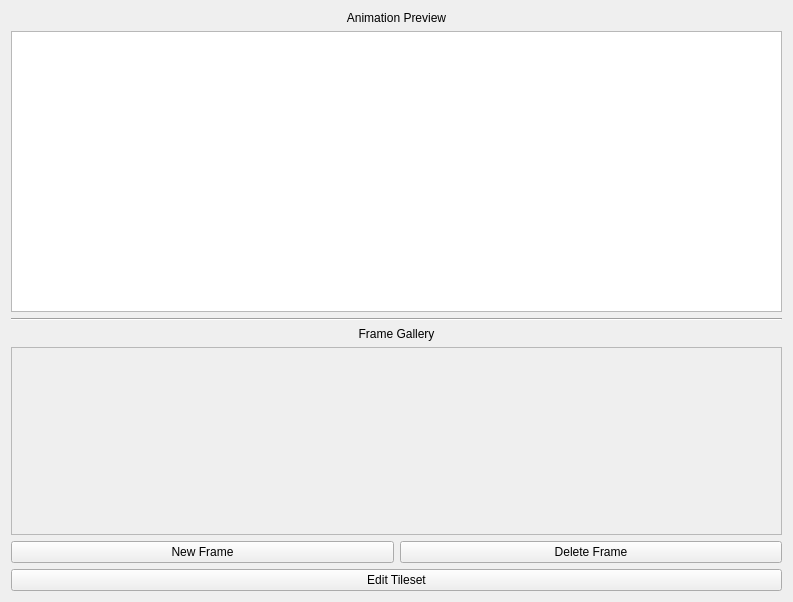
<?xml version="1.0" encoding="UTF-8"?>
<ui version="4.0">
 <class>AnimationEditor</class>
 <widget class="QWidget" name="AnimationEditor">
  <property name="geometry">
   <rect>
    <x>0</x>
    <y>0</y>
    <width>793</width>
    <height>602</height>
   </rect>
  </property>
  <property name="windowTitle">
   <string>Form</string>
  </property>
  <layout class="QGridLayout" name="gridLayout">
   <item row="2" column="0" colspan="2">
    <widget class="Line" name="line">
     <property name="orientation">
      <enum>Qt::Horizontal</enum>
     </property>
    </widget>
   </item>
   <item row="1" column="0" colspan="2">
    <widget class="AnimationPreview" name="m_animationPreview">
     <property name="sizePolicy">
      <sizepolicy hsizetype="Expanding" vsizetype="Expanding">
       <horstretch>0</horstretch>
       <verstretch>3</verstretch>
      </sizepolicy>
     </property>
    </widget>
   </item>
   <item row="3" column="0" colspan="2">
    <widget class="QLabel" name="m_frameGalleryLabel">
     <property name="text">
      <string>Frame Gallery</string>
     </property>
     <property name="alignment">
      <set>Qt::AlignCenter</set>
     </property>
    </widget>
   </item>
   <item row="5" column="0">
    <widget class="QPushButton" name="m_newFrameButton">
     <property name="text">
      <string>New Frame</string>
     </property>
    </widget>
   </item>
   <item row="6" column="0" colspan="2">
    <widget class="QPushButton" name="m_editTilesetButton">
     <property name="text">
      <string>Edit Tileset</string>
     </property>
    </widget>
   </item>
   <item row="5" column="1">
    <widget class="QPushButton" name="m_deleteFrameButton">
     <property name="text">
      <string>Delete Frame</string>
     </property>
    </widget>
   </item>
   <item row="0" column="0" colspan="2">
    <widget class="QLabel" name="m_animationPreviewLabel">
     <property name="text">
      <string>Animation Preview</string>
     </property>
     <property name="alignment">
      <set>Qt::AlignCenter</set>
     </property>
    </widget>
   </item>
   <item row="4" column="0" colspan="2">
    <widget class="QScrollArea" name="scrollArea">
     <property name="sizePolicy">
      <sizepolicy hsizetype="Expanding" vsizetype="Expanding">
       <horstretch>0</horstretch>
       <verstretch>2</verstretch>
      </sizepolicy>
     </property>
     <property name="widgetResizable">
      <bool>true</bool>
     </property>
     <widget class="QWidget" name="scrollAreaWidgetContents">
      <property name="geometry">
       <rect>
        <x>0</x>
        <y>0</y>
        <width>773</width>
        <height>178</height>
       </rect>
      </property>
      <property name="sizePolicy">
       <sizepolicy hsizetype="Expanding" vsizetype="Expanding">
        <horstretch>0</horstretch>
        <verstretch>0</verstretch>
       </sizepolicy>
      </property>
      <layout class="QHBoxLayout" name="horizontalLayout">
       <item>
        <widget class="FramesGallery" name="m_framesGallery" native="true">
         <property name="sizePolicy">
          <sizepolicy hsizetype="Expanding" vsizetype="Expanding">
           <horstretch>0</horstretch>
           <verstretch>0</verstretch>
          </sizepolicy>
         </property>
        </widget>
       </item>
      </layout>
      <zorder>m_framesGallery</zorder>
      <zorder>m_framesGallery</zorder>
     </widget>
    </widget>
   </item>
  </layout>
 </widget>
 <customwidgets>
  <customwidget>
   <class>AnimationPreview</class>
   <extends>QGraphicsView</extends>
   <header>animationpreview.hpp</header>
  </customwidget>
  <customwidget>
   <class>FramesGallery</class>
   <extends>QWidget</extends>
   <header>framesgallery.hpp</header>
   <container>1</container>
  </customwidget>
 </customwidgets>
 <resources/>
 <connections/>
</ui>
